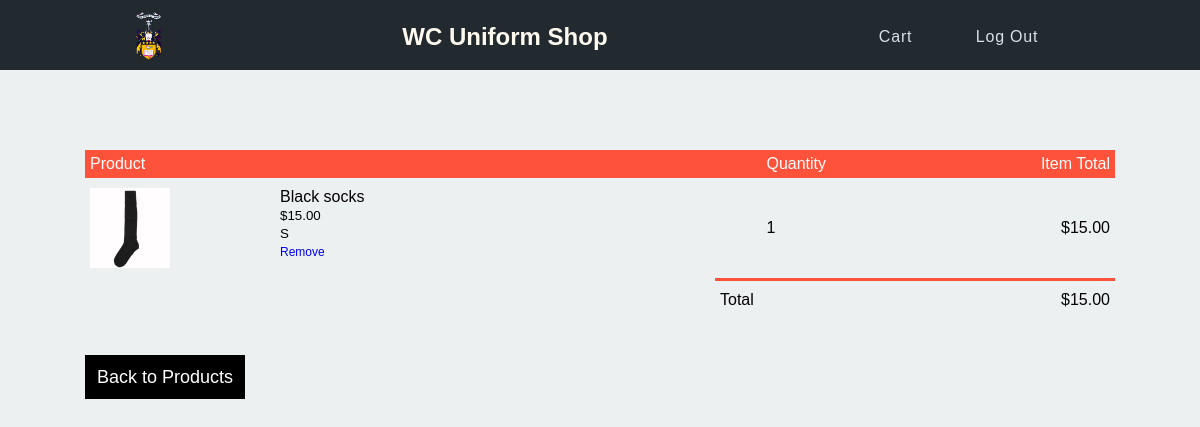
The app's page /cart (signed in) with its own data.
### tables this page shows
CREATE TABLE "cart"
(
	id INTEGER
		constraint cart_pk
			primary key autoincrement,
	userid INTEGER,
	productid INTEGER
		constraint cart_juniorUniform_id_fk
			references juniorUniform,
	timestamp DATETIME,
	price decimal(5,2),
	size varchar(30)
, quantity INTEGER, name varchar(30), img varchar(30));

### app.py (the view)
@app.route('/cart')
def render_cart():
    if not is_logged_in():
        return redirect('/login')
    userid = session['userid']
    query = "SELECT productid, size, quantity,timestamp FROM cart WHERE userid=?;"
    con = create_connection(DB_NAME)
    cur = con.cursor()
    cur.execute(query, (userid,))
    print(userid)
    unique_product_ids = cur.fetchall()
    unique_product_ids = [list(i) for i in unique_product_ids]
    print(unique_product_ids)
    if len(unique_product_ids)==0:
        return redirect('/')
    query = """SELECT price, name,img FROM cart WHERE productid =?;"""
    for item in unique_product_ids:
        print(item[0])
        cur.execute(query, (item[0],))
        item_details = cur.fetchall()
        print(item_details)
        item.append(int(item_details[0][0]))
        item.append(item_details[0][1])
        item.append(item_details[0][2])
        print(item_details)
    con.close()
    print(unique_product_ids)
    return render_template('cart.html', cart_data=unique_product_ids, logged_in=is_logged_in())

### app.py (called while the page is built)
def create_connection(db_file):
    try:
        connection = sqlite3.connect(db_file)
        connection.execute('pragma foreign_keys=ON')
        return connection
    except Error as e:
        print(e)
    return None

def is_logged_in():
    if session.get("email") is None:
        return False
    else:
        return True

### templates/cart.html (shortened to what this page needs)
{% extends 'base.html' %}
{% block main %}
<div class = 'small-container cart-page' >
    <table>
        <tr>
            <th>Product</th>
            <th>Quantity</th>
            <th>Item Total</th>
        </tr>
        {% set ns=namespace(total = 0) %}
        {% for item in cart_data %}
        <tr>
            <td>
                <div class = 'cart-info'>
                    <img src = "/static/images/{{ item[6] }}" alt="Product image">
                    <div class = 'product-data'>
                        <p>{{item[5]}}</p>
                        <small>${{ "{:.2f}".format(item[4])}}</small>
                        <br>
                        <small>{{item[1]}}</small>
                        <br>
                        <a href="/removefromcart/{{ item[0]}}/{{item[2]}}/{{item[1]}}/{{item[3]}}">Remove</a>
                    </div>
                </div>
            </td>
            <td>{{item[2]}}</td>
            <td>${{ "{:.2f}".format(item[4] * item[2]) }}</td>
            {% set ns.total = ns.total + item[4] * item[2] %}
        </tr>
        {% endfor %}
    </table>
    <div class = 'total-price'>
        <table>
            <tr>
                <td>Total</td>
                <td class="cart-total">${{ "{:.2f}".format(ns.total) }}</td>
            </tr>
        </table>
    </div>
    <a href="/" class = button-vproduct>Back to Products</a>
</div>
{% endblock %}

### static/css/mystyles.css (style rules this page uses)
* { margin: 0; padding: 0; box-sizing: border-box; font-family: sans-serif; }
body { background-color: rgba(236, 240, 241, 1.0); }
.button-vproduct { text-decoration: none; border: none; outline: 0; padding: 12px; color: white; background-color: #000; text-align: center; cursor: pointer; width: 100%; font-size: 18px; }
.small-container { max-width: 1080px; margin: auto; padding-left: 25px; padding-right: 25px; }
.cart-page { margin: 80px auto; }
table { width: 100%; border-collapse: collapse; }
.cart-info { display: flex; flex-wrap:wrap; }
th { text-align: left; padding: 5px; color: #fff; background: #ff523b; font-weight: normal; }
td { padding: 10px 5px; }
td a { text-decoration: none; font-size: 12px; }
td img { width: 80px; height: 80px; margin-right: 10px; }
.total-price { display: flex; justify-content: flex-end; margin-bottom: 3em; }
.total-price table { border-top: 3px solid #ff523b; width: 100%; max-width: 400px; }
td:last-child { text-align: right; }
th:last-child { text-align: right; }
.cart-info p { display: none; }
@media (min-width: 850px) { .cart-info p { display: inherit; } }
@media (min-width: 850px) { .product-data { margin-left: 100px; } }

### records on screen
cart: img (picture), name "Black socks", price "15.00", size "S", quantity "1", item[4]*item[2] "15.00"

### other values on screen
{{ "{:.2f}".format(ns.total) }} "15.00"
